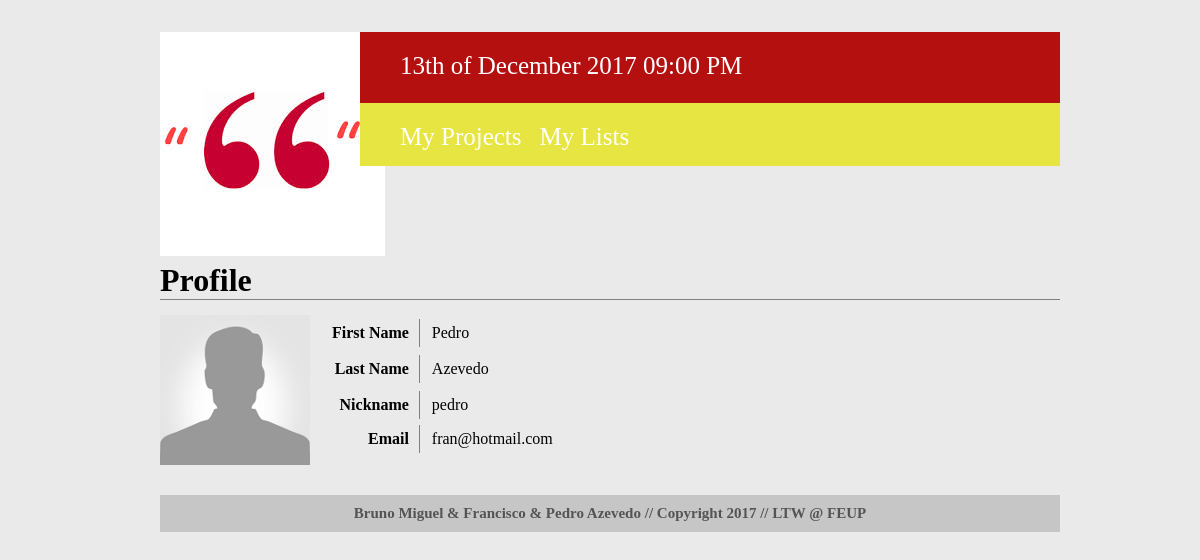
The app's page /profile_page.php?id=2, older data.
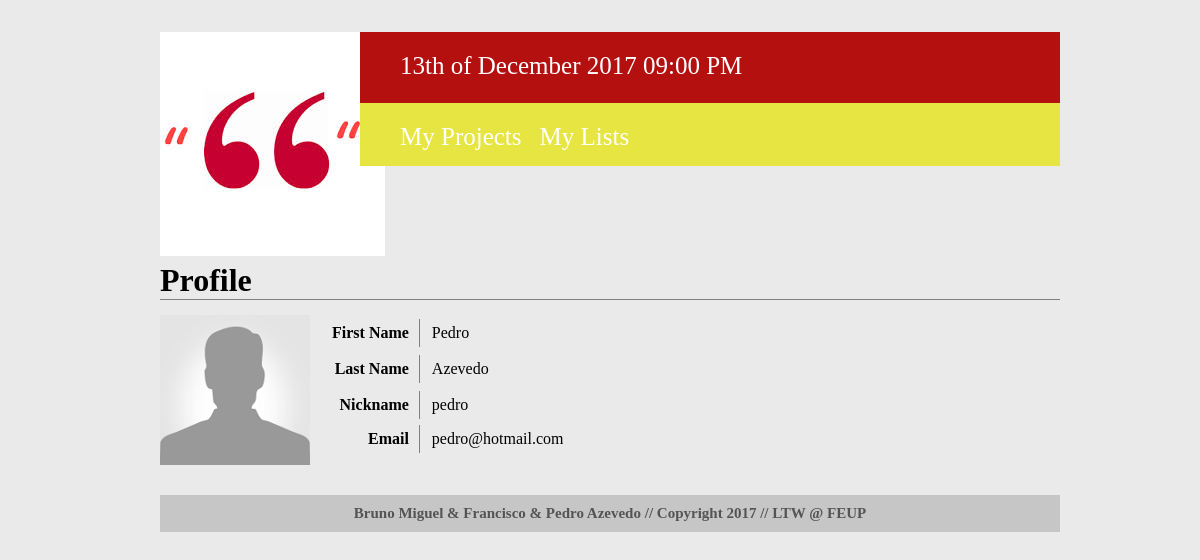
The same page, newer data.
### tables this page shows
CREATE TABLE users (
	USER_ID  	INTEGER PRIMARY KEY AUTOINCREMENT,
	ROLE 		INTEGER,
	USERNAME 	VARCHAR(30) NOT NULL,
	PASSWORD 	VARCHAR(30) NOT NULL,
	EMAIL 		TEXT NOT NULL,
	FIRST_NAME	VARCHAR(30) NOT NULL,
	LAST_NAME 	VARCHAR(70) NOT NULL,
	BDAY		INTEGER NOT NULL,
	BMONTH		TEXT NOT NULL,
	BYEAR		INTEGER NOT NULL,
	IMG_NAME	TEXT
);

### database/db.php (called while the page is built, shortened)
<?php
    class Database {
        private $database;
        public function __construct($sqlite_file_path) {
            try {
                $this->base_path = $_SERVER['SERVER_NAME'] . $_SERVER['PHP_SELF'];
                $this->database = new PDO('sqlite:' . $sqlite_file_path);
                $this->database->setAttribute(PDO::ATTR_ERRMODE, PDO::ERRMODE_EXCEPTION);
            }
            catch (PDOException $e) {
                echo 'Connection to database failed: ' . $e->getMessage();
            }
        }
        public function get_user_from_id($user_id) {
            $statement = $this->database->prepare('SELECT * FROM users WHERE USER_ID = ?');
            $statement->execute(array($user_id));
            return $statement->fetch();
        }
    }
?>

### templates/html_profile.php (the view, shortened to what this page needs)
<div id="profile">
  <h1 id="profileheader">Profile</h1>
  <div id="profilecontent"><?
    if (isset($user['IMG_NAME'])) {
      echo '<img id="profileimage" src="' . $user['IMG_NAME'] . '"/>';
    } else {
      echo '<img id="profileimage" src="./images/default-avatar.png"/>';
    }
  ?><table class="ptable">
      <tr>
        <td>First Name</td>
        <td id="firstname"><?echo $user['FIRST_NAME']?> </td>
      <tr>
	  <tr>
        <td>Last Name</td>
		<td id="lastname"><?echo $user['LAST_NAME']?> </td>
      <tr>
      <tr>
        <td>Nickname</td>
        <td id="nickname"><?echo $user['USERNAME']?></td>
      </tr>
      <tr>
        <td>Email</td>
        <td id="email"><?echo $user['EMAIL']?></td>
      </tr>
    </table>
  </div>
</div>

Row changes from the older to the newer data that the page shows:
changed users "Pedro": EMAIL "fran@hotmail.com" → "pedro@hotmail.com"
